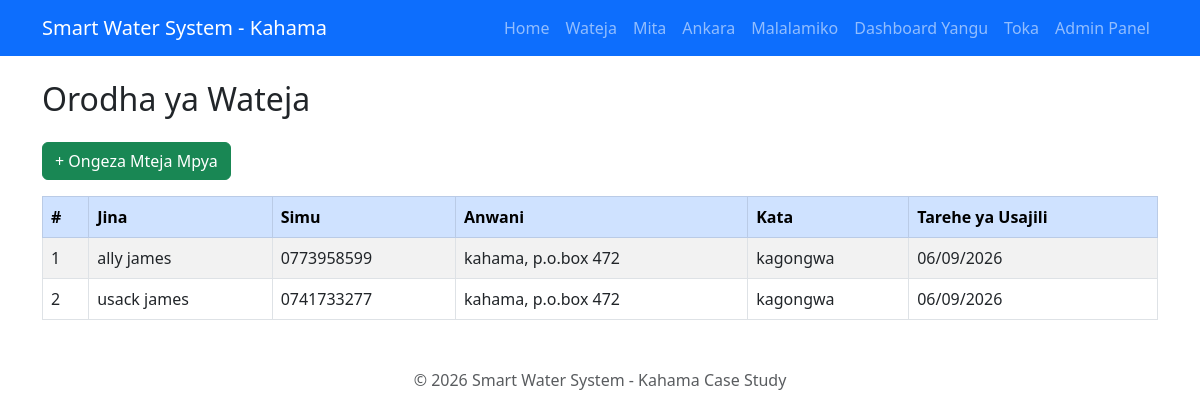
The page /customers/ (signed in) on the database its author committed.
### customers/models.py (models this page shows, shortened)
class Customer(models.Model):
    user = models.OneToOneField(User, on_delete=models.CASCADE, null=True, blank=True)
    full_name = models.CharField(max_length=150)
    phone_number = models.CharField(max_length=15)
    email = models.EmailField(blank=True, null=True)
    address = models.CharField(max_length=255)
    ward = models.CharField(max_length=100, blank=True, null=True)
    national_id = models.CharField(max_length=30, blank=True, null=True)
    date_registered = models.DateTimeField(auto_now_add=True)

### customers/views.py (the view)
# urls.py: path('customers/', customer_views.customer_list, name='customer_list'),
def customer_list(request):
    customers = Customer.objects.all()
    return render(request, 'customers/customer_list.html', {'customers': customers})

### templates/customers/customer_list.html (shortened to what this page needs)
{% extends 'base.html' %}
{% block content %}
<h2 class="mb-4">Orodha ya Wateja</h2>
<a href="{% url 'add_customer' %}" class="btn btn-success mb-3">+ Ongeza Mteja Mpya</a>
<table class="table table-striped table-bordered">
    <thead class="table-primary">
        <tr>
            <th>#</th>
            <th>Jina</th>
            <th>Simu</th>
            <th>Anwani</th>
            <th>Kata</th>
            <th>Tarehe ya Usajili</th>
        </tr>
    </thead>
    <tbody>
        {% for customer in customers %}
        <tr>
            <td>{{ forloop.counter }}</td>
            <td>{{ customer.full_name }}</td>
            <td>{{ customer.phone_number }}</td>
            <td>{{ customer.address }}</td>
            <td>{{ customer.ward }}</td>
            <td>{{ customer.date_registered|date:"d/m/Y" }}</td>
        </tr>
        {% empty %}
        <tr>
            <td colspan="6" class="text-center text-muted">Hakuna wateja waliosajiliwa bado.</td>
        </tr>
        {% endfor %}
    </tbody>
</table>
{% endblock %}

### rows shown on the page
Customer: full_name "ally james", phone_number "0773958599", address "kahama, p.o.box 472", ward "kagongwa", date_registered "06/09/2026"
Customer: full_name "usack james", phone_number "0741733277", address "kahama, p.o.box 472", ward "kagongwa", date_registered "06/09/2026"
